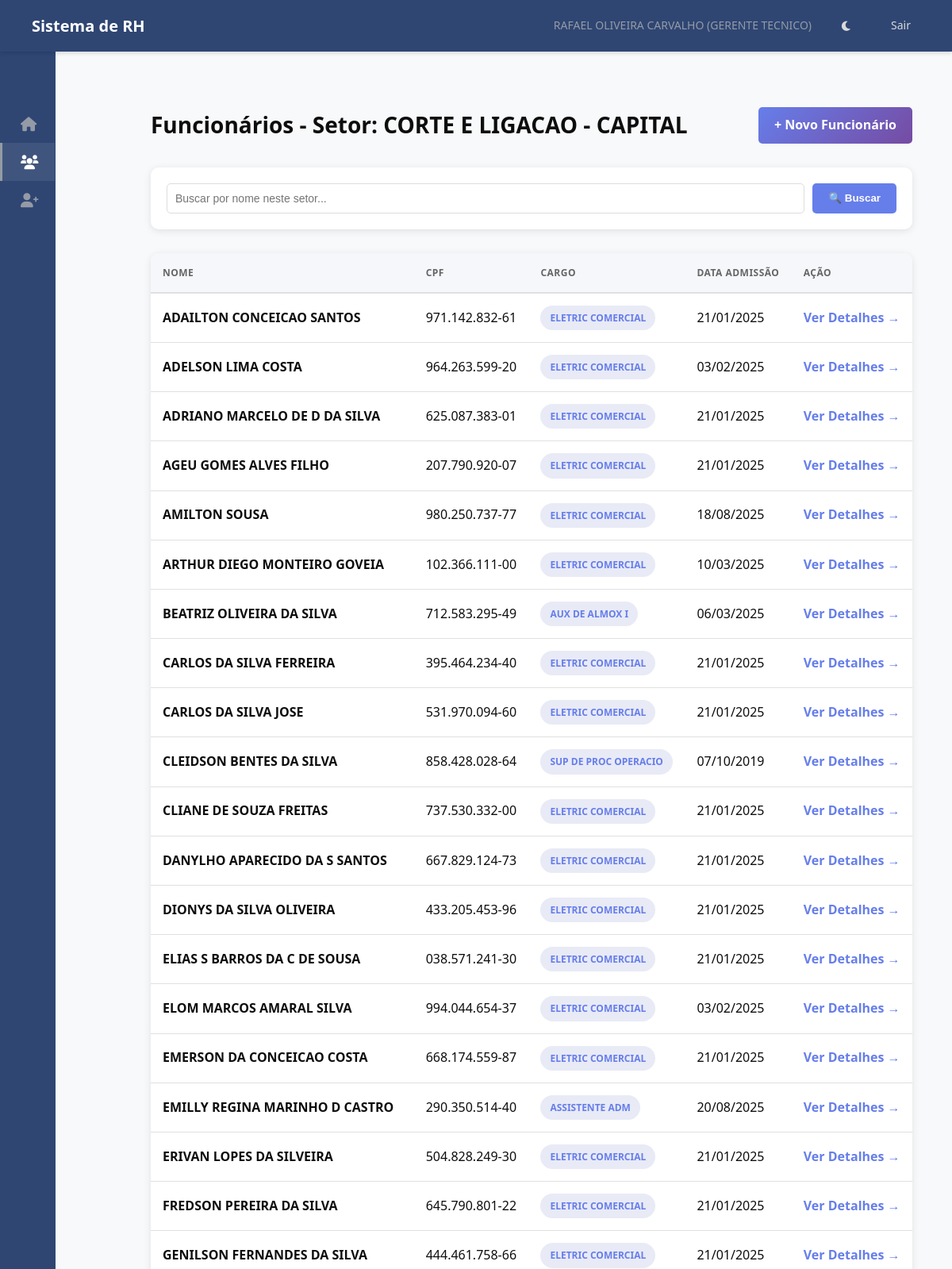
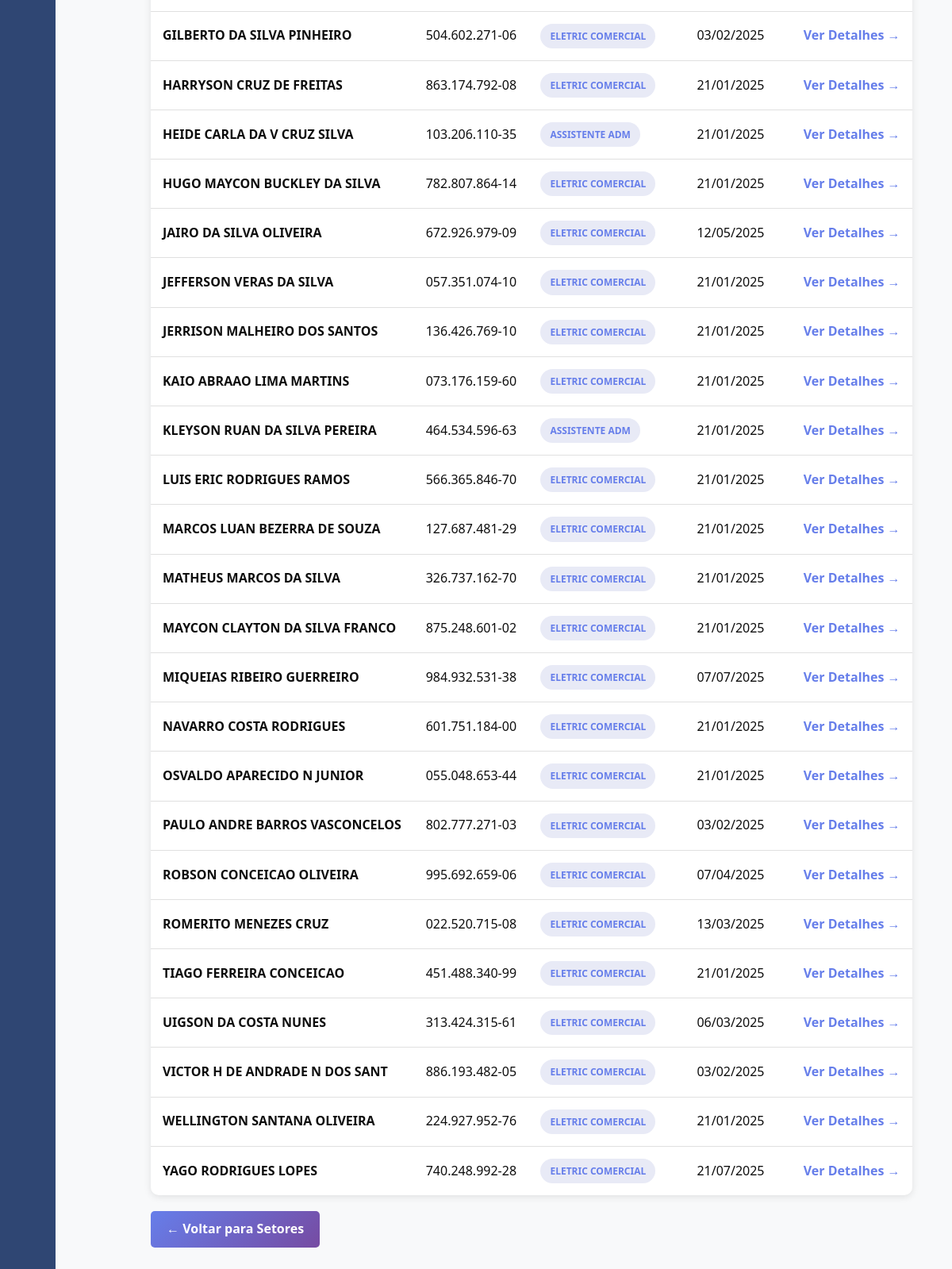
The page /funcionarios/setor/10/ (signed in) on the database its author committed (2 pictures, top to bottom).
### hierarquia/models.py (models this page shows, shortened)
class Funcionario(models.Model):
    usuario = models.OneToOneField(User, on_delete=models.SET_NULL, null=True, blank=True, related_name='funcionario')
    nome = models.CharField(max_length=255)
    data_nascimento = models.DateField(blank=True, null=True)
    cpf = models.CharField(max_length=14, unique=True, validators=[cpf_validator])
    data_admissao = models.DateField()
    cargo = models.ForeignKey(Cargo, on_delete=models.PROTECT, related_name='funcionarios')
    setor_primario = models.ForeignKey(
        Setor,
        on_delete=models.PROTECT, # Protege contra exclusão de setor com funcionários
        related_name='funcionarios_primarios', # Nome para acesso reverso
        verbose_name='Setor Principal',
        null=True, # TEMPORARIAMENTE True para facilitar migração inicial, depois pode ser False
        blank=True # TEMPORARIAMENTE True
    )
    setores_responsaveis = models.ManyToManyField(
        Setor,
        related_name='responsaveis', # Permite Setor.responsaveis.all()
        blank=True, # Muitos funcionários não serão responsáveis por nenhum setor
        verbose_name='Setores Responsáveis'
    )
    centro_servico = models.ForeignKey(CentroServico, on_delete=models.SET_NULL, null=True, blank=True, related_name='funcionarios')
    ativo = models.BooleanField(default=True)
    criado_em = models.DateTimeField(auto_now_add=True)
    atualizado_em = models.DateTimeField(auto_now=True)
    class Meta:
        ordering = ['nome']
        verbose_name = 'Funcionário'
        verbose_name_plural = 'Funcionários'

class Cargo(models.Model):
    NIVEL_CHOICES = [
        (1, 'Diretor'),
        (2, 'Gestor'),
        (3, 'Coordenador'),
        (4, 'Supervisor'),
        (5, 'ADM/Analista'), # E outros níveis operacionais
    ]
    nome = models.CharField(max_length=255, unique=True)
    nivel = models.IntegerField(choices=NIVEL_CHOICES)
    descricao = models.TextField(blank=True, null=True)
    criado_em = models.DateTimeField(auto_now_add=True)
    atualizado_em = models.DateTimeField(auto_now=True)
    class Meta:
        ordering = ['nivel', 'nome']
        verbose_name = 'Cargo'
        verbose_name_plural = 'Cargos'

class Setor(models.Model):
    nome = models.CharField(max_length=255, unique=True)
    descricao = models.TextField(blank=True, null=True)
    criado_em = models.DateTimeField(auto_now_add=True)
    atualizado_em = models.DateTimeField(auto_now=True)
    class Meta:
        ordering = ['nome']
        verbose_name = 'Setor'
        verbose_name_plural = 'Setores'

### hierarquia/views.py (the view)
# urls.py: path('funcionarios/setor/<int:setor_id>/', views.listar_funcionarios_por_setor, name='listar_funcionarios_por_setor'),
@login_required(login_url='login')
def listar_funcionarios_por_setor(request, setor_id):
    try:
        funcionario_logado = request.user.funcionario
    except Funcionario.DoesNotExist:
        return render(request, 'hierarquia/sem_acesso.html')
    setor = get_object_or_404(Setor, id=setor_id)
    permitido = False
    if funcionario_logado.cargo.nivel == 1:
        permitido = True
    elif funcionario_logado.setor_primario == setor:
        permitido = True
    elif funcionario_logado.setores_responsaveis.filter(pk=setor.pk).exists():
        permitido = True
    if not permitido:
         return render(request, 'hierarquia/sem_permissao.html', {'mensagem': f'Você não tem permissão para ver funcionários do setor "{setor.nome}".'})
    funcionarios = Funcionario.objects.filter(ativo=True, setor_primario=setor)
    busca = request.GET.get('busca', '')
    if busca:
        funcionarios = funcionarios.filter(nome__icontains=busca)
    context = {
        'funcionario_logado': funcionario_logado,
        'funcionarios': funcionarios.order_by('nome'),
        'setor': setor,
        'busca': busca,
    }
    return render(request, 'hierarquia/listar_funcionarios.html', context)

### templates/hierarquia/listar_funcionarios.html (shortened to what this page needs)
{% extends 'base.html' %}
{% load static %}
{% block extra_css %}
    <link rel="stylesheet" href="{% static 'css/listar_funcionarios.css' %}">
{% endblock extra_css %}
{% block content %}
<div class="container">
    <div class="header">
        <h2>Funcionários - Setor: {{ setor.nome }}</h2>
        {% if perms.hierarquia.add_funcionario %}
            <a href="{% url 'cadastrar_funcionario' %}?setor_id={{ setor.id }}" class="btn">+ Novo Funcionário</a>
        {% endif %}
    </div>
    <div class="search-box">
        <form method="GET">
            <input type="text" name="busca" placeholder="Buscar por nome neste setor..." value="{{ busca }}">
            <button type="submit">🔍 Buscar</button>
        </form>
    </div>
    {% if funcionarios %}
    <div class="table-container">
        <table>
            <thead>
                <tr>
                    <th>Nome</th>
                    <th>CPF</th>
                    <th>Cargo</th>
                    <th>Data Admissão</th>
                    <th>Ação</th>
                </tr>
            </thead>
            <tbody>
                {% for func in funcionarios %}
                <tr>
                    <td><strong>{{ func.nome }}</strong></td>
                    <td>{{ func.cpf }}</td>
                    <td><span class="cargo-badge">{{ func.cargo.nome }}</span></td>
                    <td>{{ func.data_admissao|date:"d/m/Y" }}</td>
                    <td>
                        <a href="{% url 'detalhar_funcionario' func.id %}" class="action-link">Ver Detalhes →</a>
                    </td>
                </tr>
                {% endfor %}
            </tbody>
        </table>
    </div>
    {% endif %}
    <a href="{% url 'listar_setores_funcionarios' %}" class="btn" style="margin-top: 20px;">← Voltar para Setores</a>
</div>
{% endblock content %}

### templates/base.html (shortened to what this page needs)
{% load static %}
<!DOCTYPE html>
<html lang="pt-BR">
<head>
    <link rel="stylesheet" href="{% static 'css/base.css' %}">
    <link rel="stylesheet" href="https://cdnjs.cloudflare.com/ajax/libs/font-awesome/6.0.0/css/all.min.css">
    {% block extra_css %}{% endblock extra_css %}
</head>
<body>
    <nav class="navbar">
        <h1>Sistema de RH</h1>
        <div class="navbar-user">
            {% if user.is_authenticated and user.funcionario %}
                <span>{{ user.funcionario.nome }} ({{ user.funcionario.cargo.nome }})</span>
            {% else %}
                <span>Visitante</span>
            {% endif %}
            <button id="theme-toggle" class="theme-toggle-btn" aria-label="Alternar tema">
            </button>
            <a href="{% url 'logout' %}">Sair</a>
        </div>
    </nav>
    <div class="page-container">
        <aside class="sidebar" id="sidebar">
            <div class="sidebar-header">
            </div>
            <div class="menu-items">
                <a href="{% url 'dashboard' %}" class="menu-item {% if request.resolver_match.url_name == 'dashboard' %}active{% endif %}">
                    <i class="fas fa-home"></i> <span class="menu-text">Dashboard</span>
                </a>
                <a href="{% url 'listar_setores_funcionarios' %}" class="menu-item {% if 'funcionarios' in request.resolver_match.view_name %}active{% endif %}">
                    <i class="fas fa-users"></i> <span class="menu-text">Funcionários</span>
                </a>
                {% if perms.hierarquia.add_funcionario %}
                    <a href="{% url 'cadastrar_funcionario' %}" class="menu-item">
                         <i class="fas fa-user-plus"></i> <span class="menu-text">Cadastrar Funcionário</span>
                    </a>
                {% endif %}
            </div>
        </aside>
        <main class="main-content" id="main-content">
            {% block content %}
            {% endblock content %}
        </main>
    </div>
</body>
</html>

### static/css/base.css (style rules this page uses)
:root { --sidebar-width-expanded: 250px; --sidebar-width-collapsed: 70px; --bg-primary: #FFFFFF; --bg-secondary: #f8f9fa; --bg-navbar: #2F4673; --bg-sidebar: #2F4673; --bg-hover: rgba(217, 217, 217, 0.05); --bg-active: rgba(217, 217, 217, 0.1); --text-primary: #0D0D0D; --text-secondary: #64758C; --text-muted: #949BA6; --text-navbar: #D9D9D9; --text-sidebar: #D9D9D9; --text-sidebar-hover: #FFFFFF; --border-color: #D9D9D9; --border-accent: #949BA6; --shadow-color: rgba(0, 0, 0, 0.1); --shadow-navbar: rgba(0, 0, 0, 0.15); --accent-color: #64758C; }
* { margin: 0; padding: 0; box-sizing: border-box; }
body { font-family: 'Segoe UI', Tahoma, Geneva, Verdana, sans-serif; color: var(--text-primary); background-color: var(--bg-secondary); font-size: 16px; line-height: 1.6; transition: background-color 0.3s ease, color 0.3s ease; overflow: hidden; }
.navbar { background-color: var(--bg-navbar); color: var(--text-navbar); padding: 0 40px; height: 65px; display: flex; justify-content: space-between; align-items: center; box-shadow: 0 2px 5px var(--shadow-navbar); position: relative; z-index: 1001; }
.navbar h1 { font-size: 20px; font-weight: 600; color: #FFFFFF; }
.navbar-user { display: flex; align-items: center; gap: 25px; }
.navbar-user span { font-size: 14px; color: var(--text-muted); }
.navbar-user a, .theme-toggle-btn { color: var(--text-navbar); text-decoration: none; padding: 8px 12px; border-radius: 4px; font-size: 14px; font-weight: 500; transition: background-color 0.2s ease, color 0.2s ease; cursor: pointer; background: none; border: none; font-family: inherit; }
.page-container { display: flex; height: calc(100vh - 65px); }
.sidebar { width: var(--sidebar-width-expanded); background: var(--bg-sidebar); height: 100%; overflow-y: auto; overflow-x: hidden; display: flex; flex-direction: column; transition: width 0.3s ease; z-index: 1000; position: relative; }
.sidebar-header { display: flex; justify-content: space-between; align-items: center; padding: 25px 25px 15px 25px; }
.sidebar .menu-items { display: flex; flex-direction: column; padding-bottom: 20px; }
.sidebar .menu-item { padding: 12px 25px; text-decoration: none; color: var(--text-sidebar); font-weight: 500; display: flex; align-items: center; gap: 12px; font-size: 15px; border-left: 3px solid transparent; margin-right: 1px; transition: background-color 0.2s ease, color 0.2s ease, border-left-color 0.2s ease; white-space: nowrap; }
.sidebar .menu-item i { font-size: 18px; width: 20px; text-align: center; color: var(--text-muted); transition: color 0.2s ease; flex-shrink: 0; }
.sidebar .menu-item.active { background-color: var(--bg-active); color: var(--text-sidebar-hover); border-left-color: var(--border-accent); font-weight: 600; }
.sidebar .menu-item.active i { color: var(--text-sidebar-hover); }
.sidebar.sidebar-collapsed { width: var(--sidebar-width-collapsed); }
.sidebar.sidebar-collapsed .menu-item { justify-content: center; padding-left: 0; padding-right: 0; gap: 0; }
.sidebar.sidebar-collapsed .menu-item i { margin: 0; }
.main-content { flex: 1; overflow-y: auto; padding: 30px; background-color: var(--bg-secondary); margin-left: var(--sidebar-width-expanded); transition: margin-left 0.3s ease; }
.sidebar.sidebar-collapsed ~ .main-content { margin-left: var(--sidebar-width-collapsed); }
.container { max-width: 1000px; margin: 0 auto; padding: 0; }

### rows shown on the page
Setor: nome "CORTE E LIGACAO - CAPITAL"
Funcionario: nome "ADAILTON CONCEICAO SANTOS", cpf "971.142.832-61", cargo.nome "ELETRIC COMERCIAL", data_admissao "21/01/2025"
Funcionario: nome "ADELSON LIMA COSTA", cpf "964.263.599-20", cargo.nome "ELETRIC COMERCIAL", data_admissao "03/02/2025"
Funcionario: nome "ADRIANO MARCELO DE D DA SILVA", cpf "625.087.383-01", cargo.nome "ELETRIC COMERCIAL", data_admissao "21/01/2025"
Funcionario: nome "AGEU GOMES ALVES FILHO", cpf "207.790.920-07", cargo.nome "ELETRIC COMERCIAL", data_admissao "21/01/2025"
Funcionario: nome "AMILTON SOUSA", cpf "980.250.737-77", cargo.nome "ELETRIC COMERCIAL", data_admissao "18/08/2025"
Funcionario: nome "ARTHUR DIEGO MONTEIRO GOVEIA", cpf "102.366.111-00", cargo.nome "ELETRIC COMERCIAL", data_admissao "10/03/2025"
Funcionario: nome "BEATRIZ OLIVEIRA DA SILVA", cpf "712.583.295-49", cargo.nome "AUX DE ALMOX I", data_admissao "06/03/2025"
Funcionario: nome "CARLOS DA SILVA FERREIRA", cpf "395.464.234-40", cargo.nome "ELETRIC COMERCIAL", data_admissao "21/01/2025"
Funcionario: nome "CARLOS DA SILVA JOSE", cpf "531.970.094-60", cargo.nome "ELETRIC COMERCIAL", data_admissao "21/01/2025"
Funcionario: nome "CLEIDSON BENTES DA SILVA", cpf "858.428.028-64", cargo.nome "SUP DE PROC OPERACIO", data_admissao "07/10/2019"
Funcionario: nome "CLIANE DE SOUZA FREITAS", cpf "737.530.332-00", cargo.nome "ELETRIC COMERCIAL", data_admissao "21/01/2025"
Funcionario: nome "DANYLHO APARECIDO DA S SANTOS", cpf "667.829.124-73", cargo.nome "ELETRIC COMERCIAL", data_admissao "21/01/2025"
Funcionario: nome "DIONYS DA SILVA OLIVEIRA", cpf "433.205.453-96", cargo.nome "ELETRIC COMERCIAL", data_admissao "21/01/2025"
Funcionario: nome "ELIAS S BARROS DA C DE SOUSA", cpf "038.571.241-30", cargo.nome "ELETRIC COMERCIAL", data_admissao "21/01/2025"
Funcionario: nome "ELOM MARCOS AMARAL SILVA", cpf "994.044.654-37", cargo.nome "ELETRIC COMERCIAL", data_admissao "03/02/2025"
Funcionario: nome "EMERSON DA CONCEICAO COSTA", cpf "668.174.559-87", cargo.nome "ELETRIC COMERCIAL", data_admissao "21/01/2025"
Funcionario: nome "EMILLY REGINA MARINHO D CASTRO", cpf "290.350.514-40", cargo.nome "ASSISTENTE ADM", data_admissao "20/08/2025"
Funcionario: nome "ERIVAN LOPES DA SILVEIRA", cpf "504.828.249-30", cargo.nome "ELETRIC COMERCIAL", data_admissao "21/01/2025"
Funcionario: nome "FREDSON PEREIRA DA SILVA", cpf "645.790.801-22", cargo.nome "ELETRIC COMERCIAL", data_admissao "21/01/2025"
Funcionario: nome "GENILSON FERNANDES DA SILVA", cpf "444.461.758-66", cargo.nome "ELETRIC COMERCIAL", data_admissao "21/01/2025"
Funcionario: nome "GILBERTO DA SILVA PINHEIRO", cpf "504.602.271-06", cargo.nome "ELETRIC COMERCIAL", data_admissao "03/02/2025"
Funcionario: nome "HARRYSON CRUZ DE FREITAS", cpf "863.174.792-08", cargo.nome "ELETRIC COMERCIAL", data_admissao "21/01/2025"
Funcionario: nome "HEIDE CARLA DA V CRUZ SILVA", cpf "103.206.110-35", cargo.nome "ASSISTENTE ADM", data_admissao "21/01/2025"
Funcionario: nome "HUGO MAYCON BUCKLEY DA SILVA", cpf "782.807.864-14", cargo.nome "ELETRIC COMERCIAL", data_admissao "21/01/2025"
Funcionario: nome "JAIRO DA SILVA OLIVEIRA", cpf "672.926.979-09", cargo.nome "ELETRIC COMERCIAL", data_admissao "12/05/2025"
Funcionario: nome "JEFFERSON VERAS DA SILVA", cpf "057.351.074-10", cargo.nome "ELETRIC COMERCIAL", data_admissao "21/01/2025"
Funcionario: nome "JERRISON MALHEIRO DOS SANTOS", cpf "136.426.769-10", cargo.nome "ELETRIC COMERCIAL", data_admissao "21/01/2025"
Funcionario: nome "KAIO ABRAAO LIMA MARTINS", cpf "073.176.159-60", cargo.nome "ELETRIC COMERCIAL", data_admissao "21/01/2025"
Funcionario: nome "KLEYSON RUAN DA SILVA PEREIRA", cpf "464.534.596-63", cargo.nome "ASSISTENTE ADM", data_admissao "21/01/2025"
Funcionario: nome "LUIS ERIC RODRIGUES RAMOS", cpf "566.365.846-70", cargo.nome "ELETRIC COMERCIAL", data_admissao "21/01/2025"
Funcionario: nome "MARCOS LUAN BEZERRA DE SOUZA", cpf "127.687.481-29", cargo.nome "ELETRIC COMERCIAL", data_admissao "21/01/2025"
Funcionario: nome "MATHEUS MARCOS DA SILVA", cpf "326.737.162-70", cargo.nome "ELETRIC COMERCIAL", data_admissao "21/01/2025"
Funcionario: nome "MAYCON CLAYTON DA SILVA FRANCO", cpf "875.248.601-02", cargo.nome "ELETRIC COMERCIAL", data_admissao "21/01/2025"
Funcionario: nome "MIQUEIAS RIBEIRO GUERREIRO", cpf "984.932.531-38", cargo.nome "ELETRIC COMERCIAL", data_admissao "07/07/2025"
Funcionario: nome "NAVARRO COSTA RODRIGUES", cpf "601.751.184-00", cargo.nome "ELETRIC COMERCIAL", data_admissao "21/01/2025"
Funcionario: nome "OSVALDO APARECIDO N JUNIOR", cpf "055.048.653-44", cargo.nome "ELETRIC COMERCIAL", data_admissao "21/01/2025"
Funcionario: nome "PAULO ANDRE BARROS VASCONCELOS", cpf "802.777.271-03", cargo.nome "ELETRIC COMERCIAL", data_admissao "03/02/2025"
Funcionario: nome "ROBSON CONCEICAO OLIVEIRA", cpf "995.692.659-06", cargo.nome "ELETRIC COMERCIAL", data_admissao "07/04/2025"
Funcionario: nome "ROMERITO MENEZES CRUZ", cpf "022.520.715-08", cargo.nome "ELETRIC COMERCIAL", data_admissao "13/03/2025"
Funcionario: nome "TIAGO FERREIRA CONCEICAO", cpf "451.488.340-99", cargo.nome "ELETRIC COMERCIAL", data_admissao "21/01/2025"
Funcionario: nome "UIGSON DA COSTA NUNES", cpf "313.424.315-61", cargo.nome "ELETRIC COMERCIAL", data_admissao "06/03/2025"
Funcionario: nome "VICTOR H DE ANDRADE N DOS SANT", cpf "886.193.482-05", cargo.nome "ELETRIC COMERCIAL", data_admissao "03/02/2025"
Funcionario: nome "WELLINGTON SANTANA OLIVEIRA", cpf "224.927.952-76", cargo.nome "ELETRIC COMERCIAL", data_admissao "21/01/2025"
Funcionario: nome "YAGO RODRIGUES LOPES", cpf "740.248.992-28", cargo.nome "ELETRIC COMERCIAL", data_admissao "21/07/2025"

### other values the page prints
{{ user.funcionario.nome }} "RAFAEL OLIVEIRA CARVALHO"
{{ user.funcionario.cargo.nome }} "GERENTE TECNICO"
